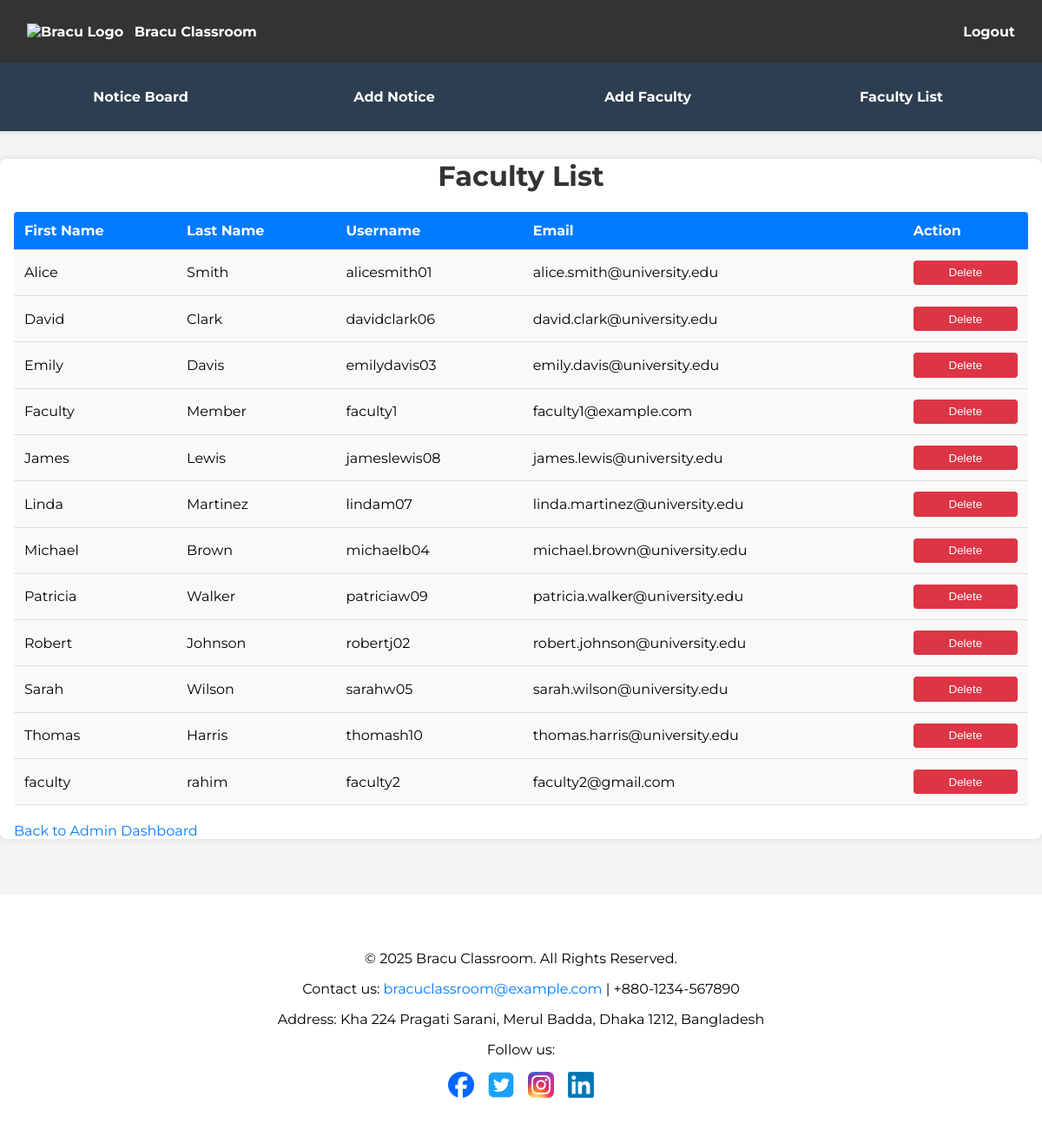
The app's page /admin_dashboard/faculty_list/ (signed in) with its own data.
### app1/models.py (models this page shows, shortened)
class All_Users(AbstractUser):
    USER_ROLES = [
        ('student', 'Student'),
        ('faculty', 'Faculty'),
        ('admin', 'Admin'),
    ]
    role = models.CharField(max_length=10, choices=USER_ROLES, default='student')  # Role: student, faculty, or admin

### app1/views.py (the view)
# urls.py: path('admin_dashboard/faculty_list/', views.faculty_list, name='faculty_list'),
@login_required
def faculty_list(request, user_id=None):
    if not request.user.is_staff:
        messages.error(request, 'You do not have permission to view or manage faculty.')
        return redirect('admin_dashboard')
    if user_id and request.method == 'POST':
        user = get_object_or_404(All_Users, id=user_id, role='faculty')
        user.delete()
        messages.success(request, 'Faculty deleted successfully.')
        return redirect('faculty_list')
    faculty = All_Users.objects.filter(role='faculty').order_by('first_name')
    return render(request, 'admin/faculty_list.html', {'faculty': faculty})

### app1/templates/admin/faculty_list.html (shortened to what this page needs)
{% extends 'base_admin.html' %}
{% block content %}
<div class="">
    <h1>Faculty List</h1>
    {% if faculty %}
        <table>
            <thead>
                <tr>
                    <th>First Name</th>
                    <th>Last Name</th>
                    <th>Username</th>
                    <th>Email</th>
                    <th>Action</th>
                </tr>
            </thead>
            <tbody>
                {% for user in faculty %}
                    <tr>
                        <td>{{ user.first_name }}</td>
                        <td>{{ user.last_name }}</td>
                        <td>{{ user.username }}</td>
                        <td>{{ user.email }}</td>
                        <td>
                            <form method="post" action="{% url 'delete_faculty' user.id %}">
                                <button type="submit" class="delete-btn">Delete</button>
                            </form>
                        </td>
                    </tr>
                {% endfor %}
            </tbody>
        </table>
    {% else %}
        <p>No faculty members found.</p>
    {% endif %}
    <a href="{% url 'admin_dashboard' %}" class="back-link">Back to Admin Dashboard</a>
</div>
{% endblock %}

### static/css/styles.css (style rules this page uses)
body { font-family: 'Montserrat', sans-serif; margin: 0; padding: 0; background-color: #f4f4f4; }
h1, h2, h3 { text-align: center; color: #333; }
form { display: flex; flex-direction: column; gap: 10px; }
button, .submit-btn { background-color: #007bff; color: white; padding: 0.75em 1.5em; border: none; border-radius: 4px; cursor: pointer; transition: background-color 0.3s; }
.delete-btn { background-color: #dc3545; color: white; padding: 0.5em 1em; border: none; border-radius: 4px; cursor: pointer; transition: background-color 0.3s; }
table, .request-table, .attendance-table, .announcement-table { width: 100%; border-collapse: collapse; margin: 20px 0; background-color: #f9f9f9; border-radius: 4px; overflow: hidden; }
table th, table td, .request-table th, .request-table td, .attendance-table th, .attendance-table td, .announcement-table th, .announcement-table td { padding: 12px; text-align: left; border-bottom: 1px solid #ddd; }
table th, .attendance-table th, .announcement-table th { background-color: #007bff; color: white; }
a { color: #007bff; text-decoration: none; }

### records on screen
All_Users: first_name "Alice", last_name "Smith", username "alicesmith01", email "alice.smith@university.edu"
All_Users: first_name "David", last_name "Clark", username "davidclark06", email "david.clark@university.edu"
All_Users: first_name "Emily", last_name "Davis", username "emilydavis03", email "emily.davis@university.edu"
All_Users: first_name "Faculty", last_name "Member", username "faculty1", email "faculty1@example.com"
All_Users: first_name "James", last_name "Lewis", username "jameslewis08", email "james.lewis@university.edu"
All_Users: first_name "Linda", last_name "Martinez", username "lindam07", email "linda.martinez@university.edu"
All_Users: first_name "Michael", last_name "Brown", username "michaelb04", email "michael.brown@university.edu"
All_Users: first_name "Patricia", last_name "Walker", username "patriciaw09", email "patricia.walker@university.edu"
All_Users: first_name "Robert", last_name "Johnson", username "robertj02", email "robert.johnson@university.edu"
All_Users: first_name "Sarah", last_name "Wilson", username "sarahw05", email "sarah.wilson@university.edu"
All_Users: first_name "Thomas", last_name "Harris", username "thomash10", email "thomas.harris@university.edu"
All_Users: first_name "faculty", last_name "rahim", username "faculty2", email "faculty2@gmail.com"
